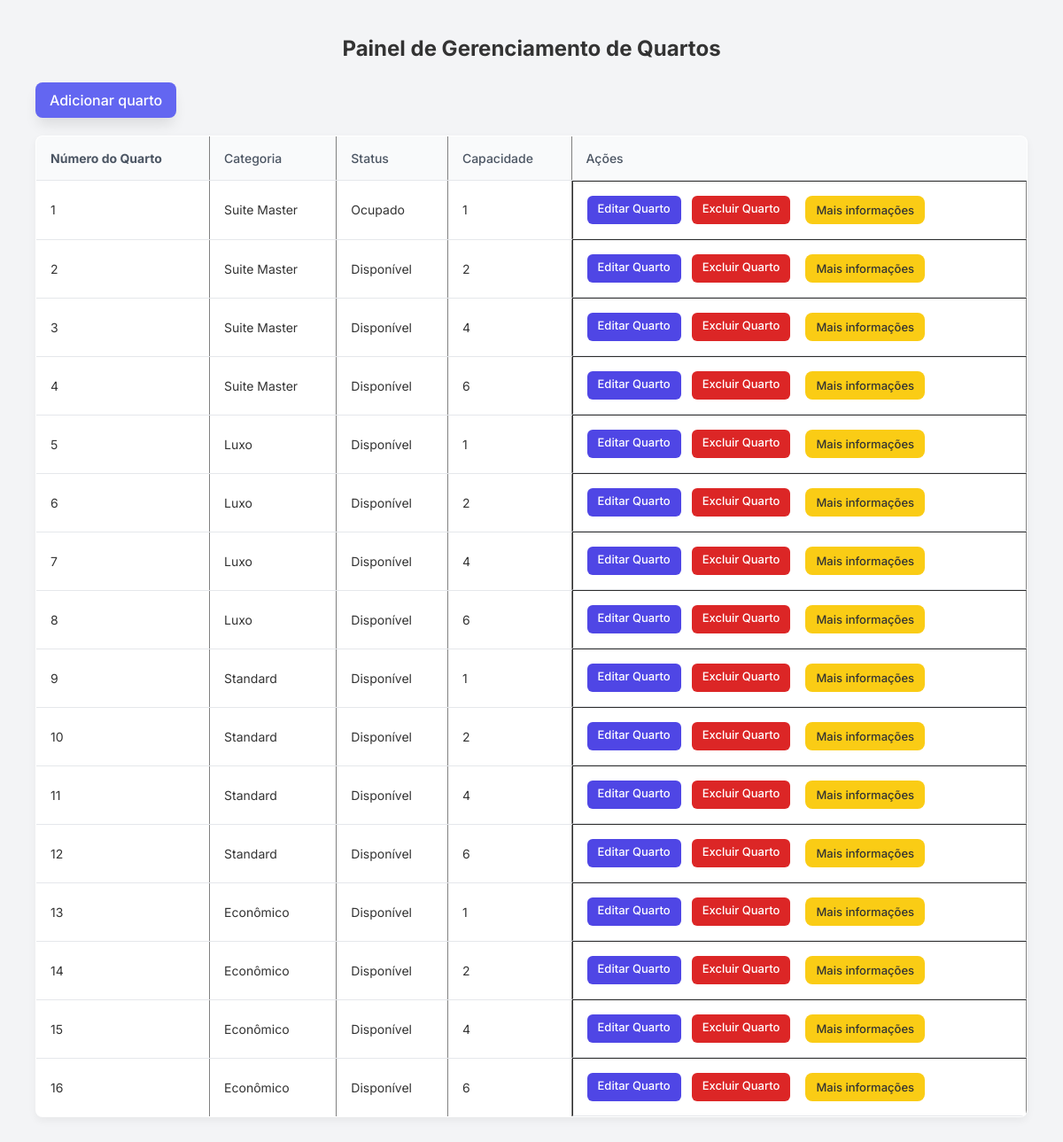
Page /gestor/quartos/index.php on the earlier database version.
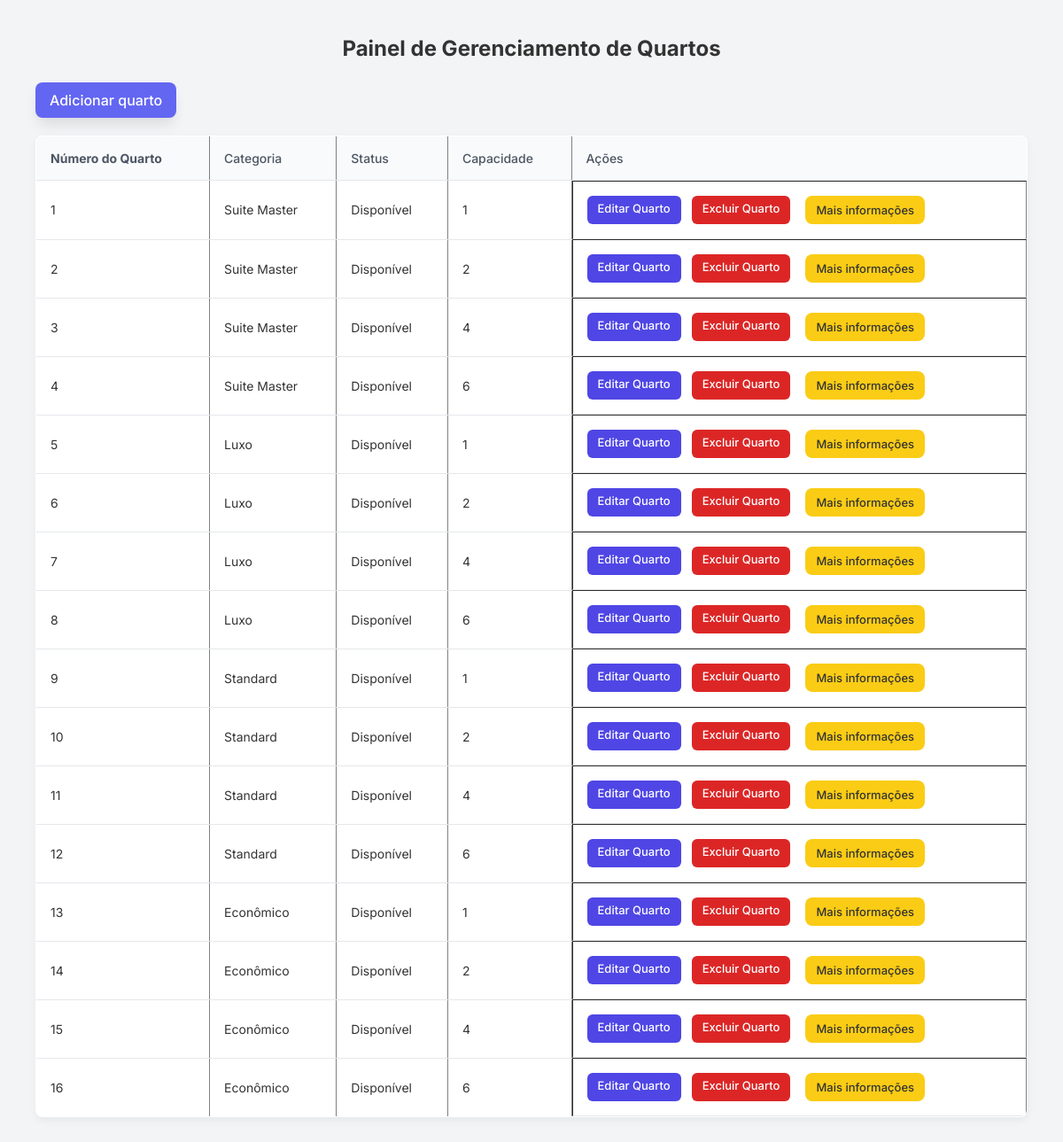
Same page on the later database version.
### tables this page shows
CREATE TABLE `quarto` (
  `ID_Quarto` int(11) NOT NULL,
  `Status` varchar(45) DEFAULT NULL,
  `Capacidade` int(11) DEFAULT NULL,
  `Categoria_ID_Categoria` int(11) NOT NULL,
  `Foto` varchar(255) DEFAULT NULL,
  `Preco_diaria` decimal(10,2) DEFAULT NULL
);

CREATE TABLE `categoria` (
  `ID_Categoria` int(11) NOT NULL,
  `Nome` varchar(50) NOT NULL
);

### gestor/quartos/index.php (the view, shortened to what this page needs)
<?php
require_once '../../config/config.php';
$lista = [];
$sql = $pdo->query("
    SELECT q.*, c.Nome as CategoriaNome,
    (
        SELECT COUNT(*) FROM reserva r
        WHERE r.Quarto_ID_Quarto = q.ID_QUARTO
        AND CURDATE() BETWEEN r.Checkin AND r.Checkout
    ) as Ocupado
    FROM Quarto q
    INNER JOIN Categoria c ON q.Categoria_ID_Categoria = c.ID_Categoria
");
if ($sql->rowCount() > 0) {
    $lista = $sql->fetchAll(PDO::FETCH_ASSOC);
}
?>
<!DOCTYPE html>
<html lang="pt-br">
<head>
    <link rel="stylesheet" href="quartos.css?v=1.0">
    <link rel="stylesheet" href="https://cdn.datatables.net/2.2.2/css/dataTables.dataTables.css" />
</head>
<body>
    <h2>Painel de Gerenciamento de Quartos</h2>
    <a href="adicionar_quarto.php" class="btn-add">Adicionar quarto</a>
    <table border="1" id="myTable" class="cell-border stripe hover" width="100%">
        <thead>
            <tr>
                <th><strong>Número do Quarto</strong></th>
                <th>Categoria</th>
                <th>Status</th>
                <th>Capacidade</th>
                <th>Ações</th>
            </tr>
        </thead>
        <tbody>
            <?php foreach ($lista as $quarto): ?>
                <tr>
                    <td><?= $quarto['ID_Quarto']; ?></td>
                    <td><?= $quarto['CategoriaNome']; ?></td>
                    <td>
    <?php
    if ($quarto['Status'] === 'Manutencao') {
        echo 'Manutenção';
    } elseif ($quarto['Ocupado'] > 0) {
        echo 'Ocupado';
    } else {
        echo 'Disponível';
    }
    ?>
</td>
                    <td><?= $quarto['Capacidade']; ?></td>
                    <td>
                        <a href="editar_quarto.php?id=<?= $quarto['ID_Quarto']; ?>" class="btn-action btn-edit">Editar Quarto</a>
                        <a href="../../actions/excluir_quarto.php?id=<?= $quarto['ID_Quarto']; ?>" class="btn-action btn-delete" onclick="return confirm('Você tem certeza que deseja excluir esse quarto?')">Excluir Quarto</a>
                        <a href="maisdetalhes.php?id=<?= $quarto['ID_Quarto']; ?>" class="btn-action btn-more">Mais informações</a>
                    </td>
                </tr>
            <?php endforeach; ?>
        </tbody>
    </table>
</body>
</html>

### gestor/quartos/quartos.css (style rules this page uses)
* { margin: 0; padding: 0; box-sizing: border-box; font-family: 'Inter', sans-serif; }
body { background-color: #f3f4f6; padding: 40px; }
h2 { text-align: center; margin-bottom: 24px; color: #333; }
.btn-add { background-color: #6366f1; color: white; padding: 10px 16px; text-decoration: none; border-radius: 8px; font-weight: 500; box-shadow: 0px 10px 15px -3px rgba(0, 0, 0, 0.1); transition: background-color 0.3s ease; display: inline-block; margin-bottom: 20px; }
table { width: 100%; border-collapse: collapse; background-color: white; border-radius: 8px; overflow: hidden; box-shadow: 0 4px 10px rgba(0, 0, 0, 0.05); }
th, td { padding: 16px; text-align: left; font-size: 14px; color: #333; border-bottom: 1px solid #e5e7eb; }
th { background-color: #f9fafb; color: #4b5563; font-weight: 500; }
td:last-child { white-space: nowrap; display: flex; gap: 12px; }
.btn-action { padding: 6px 12px; border-radius: 6px; font-size: 13px; color: white; text-decoration: none; font-weight: 500; transition: background-color 0.3s ease, transform 0.2s ease; }
.btn-edit { background-color: #4f46e5; }
.btn-delete { background-color: #dc2626; }
.btn-more { background-color: #FACC15; border: none; color: #333; font-weight: 500; padding: 8px 12px; border-radius: 8px; margin-left: 5px; transition: background-color 0.3s ease; text-decoration: none; }

Differences in the rows shown:
changed quarto id 1: Status "Ocupado" → "Disponível"
